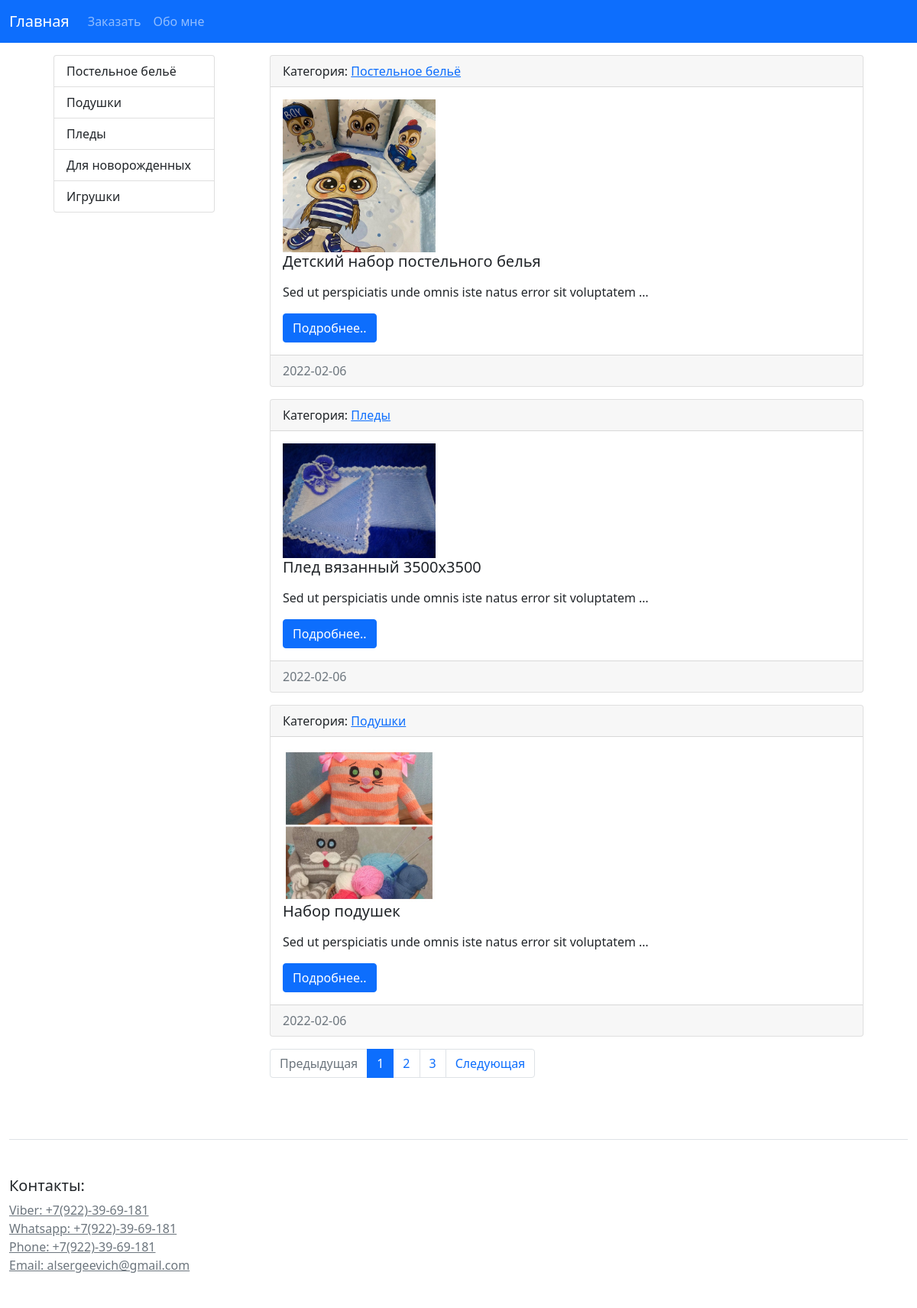
The page / on the database its author committed.
### blog/models.py (models this page shows, shortened)
class Category(models.Model):
    name = models.CharField(max_length=100, db_index=True, verbose_name='Категория')
    slug = models.SlugField(max_length=255, unique=True, db_index=True, verbose_name='URL')
    def __str__(self):
        return self.name
    def get_absolute_url(self):
        return reverse('category', kwargs={'cat_slug': self.slug})
    class Meta:
        verbose_name = 'Категория'  # заменяем в админке название модели
        verbose_name_plural = 'Категории'  # определяем название во множественном числе
        ordering = ['id', ]  # определяем порялок сортировки

class Posts(models.Model):
    title = models.CharField(max_length=255, verbose_name='Заголовок')
    slug = AutoSlugField(max_length=255, unique=True, db_index=True, verbose_name='URL', populate_from='title')
    content = models.TextField(blank=True, verbose_name='Текст описание')
    photo = models.ImageField(upload_to="photos/%Y/%m/%d/", verbose_name='Фотография')
    time_create = models.DateTimeField(auto_now_add=True, verbose_name='Время создания')
    time_update = models.DateTimeField(auto_now=True, verbose_name='Время изменения')
    is_published = models.BooleanField(default=True, verbose_name='Опубликовано')
    cat = models.ForeignKey('Category', on_delete=models.PROTECT, verbose_name='Категории')
    def get_absolute_url(self):
        return reverse('post', kwargs={'post_slug': self.slug})
    class Meta:
        verbose_name = 'Каталог изделий'  # заменяем в админке название модели
        verbose_name_plural = 'Каталог изделий'  # определяем название во множественном числе
        ordering = ['time_create', 'title']  # определяем порядок сортировки

### blog/views.py (the view)
# urls.py: path('', PostsHome.as_view(), name='home'),
class PostsHome(ListView):
    model = Posts
    template_name = 'blog/index.html'
    context_object_name = 'posts'
    paginate_by = 3
    def get_context_data(self, *, object_list=None, **kwargs):
        context = super().get_context_data(**kwargs)
        context['categories'] = Category.objects.all()
        context['title'] = 'Главная страница'
        return context
    def get_queryset(self):
        return Posts.objects.filter(is_published=True)

### blog/templates/blog/index.html
{% extends 'base.html' %}
{% block content %}
    <div class="col-md-9">
        <div class="container">
            {% for item in posts %}
                <div class="card mb-3">
                    <div class="card-header">
                        Категория: <a href="{{ item.cat.get_absolute_url }}">{{ item.cat }}</a>
                    </div>
                    <div class="card-body">
                        <div class="media">
                            {% if item.photo %}
                                <img src="{{ item.photo.url }}" width="200" class="mr-3">
                            {% else %}
                                <img src="https://picsum.photos/200/300" width="200" class="mr-3">
                            {% endif %}
                            <div class="media-body">
                                <h5 class="card-title">{{ item.title }}</h5>
                                <p class="card-text">{{ item.content|linebreaks|truncatewords:10 }}</p>
                                <a href="{{ item.get_absolute_url }}" class="btn btn-primary">Подробнее..</a>
                            </div>
                        </div>
                    </div>
                    <div class="card-footer text-muted">
                        {{ item.time_create|date:'Y-m-d' }}
                    </div>
                </div>
            {% empty %}
                Oops...
            {% endfor %}
            {% if page_obj.has_other_pages %}
                <nav aria-label="...">
                    <ul class="pagination">
                        {% if page_obj.has_previous %}
                            <li class="page-item">
                                <a class="page-link" href="?page={{ page_obj.previous_page_number }}">Предыдущая</a>
                            </li>
                        {% else %}
                            <li class="page-item disabled">
                                <a class="page-link" href="#">Предыдущая</a>
                            </li>
                        {% endif %}
                        {% for p in page_obj.paginator.page_range %}
                            {% if page_obj.number == p %}
                                <li class="page-item active"><a class="page-link" href="?page={{ p }}">{{ p }}</a></li>
                            {% elif p > page_obj.number|add:-3 and p < page_obj.number|add:3 %}
                                <li class="page-item"><a class="page-link" href="?page={{ p }}">{{ p }}</a></li>
                            {% endif %}
                        {% endfor %}
                        {% if page_obj.has_next %}
                            <li class="page-item">
                                <a class="page-link" href="?page={{ page_obj.next_page_number }}">Следующая</a>
                            </li>
                        {% else %}
                            <li class="page-item disabled">
                                <a class="page-link" href="#">Следующая</a>
                            </li>
                        {% endif %}
                    </ul>
                </nav>
            {% endif %}
        </div>
    </div>
{% endblock %}

### templates/base.html (shortened to what this page needs)
<!doctype html>
<html lang="ru">
<head>
    <link href="https://cdn.jsdelivr.net/npm/bootstrap@5.1.3/dist/css/bootstrap.min.css" rel="stylesheet"
>
</head>
<body>
    <nav class="navbar navbar-expand-lg navbar-dark bg-primary">
        <div class="container-fluid">
            <a class="navbar-brand" href="{% url 'home' %}">Главная</a>
            <div class="collapse navbar-collapse" id="navbarNavAltMarkup">
                <div class="navbar-nav">
                    <a class="nav-link" aria-current="page" href="{% url 'zakaz' %}">Заказать</a>
                    <a class="nav-link" href="{% url 'mypost' %}">Обо мне</a>
                </div>
            </div>
        </div>
    </nav>
<div class="container p-3">
    <div class="row">
        <div class="col-md-3">
            <div class="container">
                {% block sidebar %}
                    <div class="list-group">
                        {% for category in categories %}
                            <a href="{{ category.get_absolute_url }}"
                               class="list-group-item list-group-item-action">{{ category.name }}</a>
                        {% endfor %}
                    </div>
                {% endblock %}
            </div>
        </div>
                {% block content %}
                {% endblock %}
    </div>
</div>
<div class="container-fluid">
<footer class="pt-4 my-md-5 pt-md-5 border-top">
    <div class="row">
      <div class="col-12 col-md">
        <h5>Контакты:</h5>
        <ul class="list-unstyled text-small">
          <li><a href="" class="link-secondary">Viber: +7(922)-39-69-181</a></li>
          <li><a href="" class="link-secondary">Whatsapp: +7(922)-39-69-181</a></li>
          <li><a href="" class="link-secondary">Phone: +7(922)-39-69-181</a></li>
          <li><a href="" class="link-secondary">Email: alsergeevich@gmail.com</a></li>
        </ul>
      </div>
    </div>
  </footer>
</div>
</body>
</html>

### rows shown on the page
Category: name "Постельное бельё"
Category: name "Подушки"
Category: name "Пледы"
Category: name "Для новорожденных"
Category: name "Игрушки"
Posts: cat "Постельное бельё", photo (picture), title "Детский набор постельного белья", content "Sed ut perspiciatis unde omnis iste natus error sit voluptatem …", time_create "2022-02-06"
Posts: cat "Пледы", photo (picture), title "Плед вязанный 3500х3500", content "Sed ut perspiciatis unde omnis iste natus error sit voluptatem …", time_create "2022-02-06"
Posts: cat "Подушки", photo (picture), title "Набор подушек", content "Sed ut perspiciatis unde omnis iste natus error sit voluptatem …", time_create "2022-02-06"

### other values the page prints
{{ p }} "1"
{{ p }} "2" "3"
